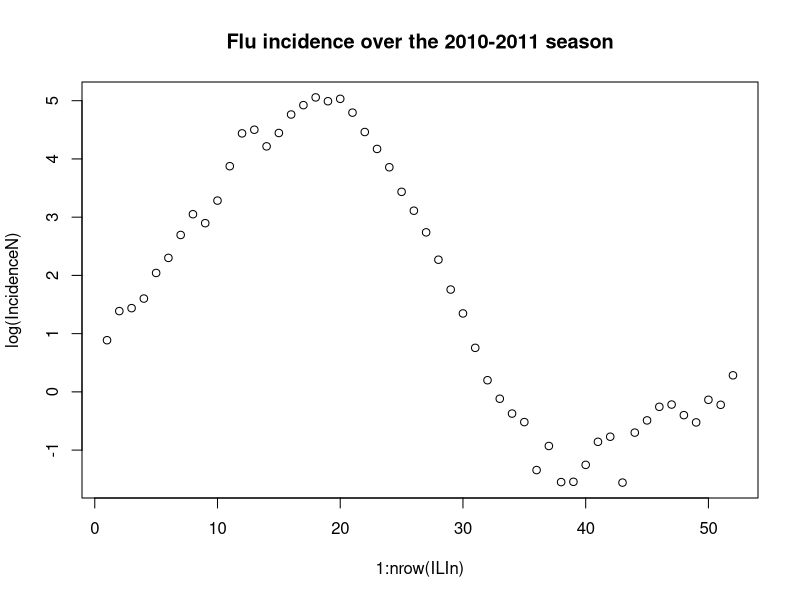
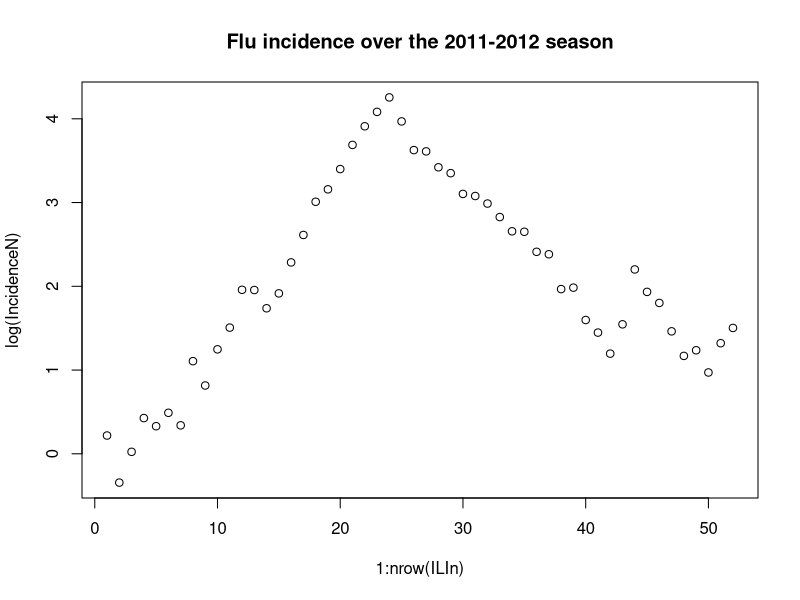
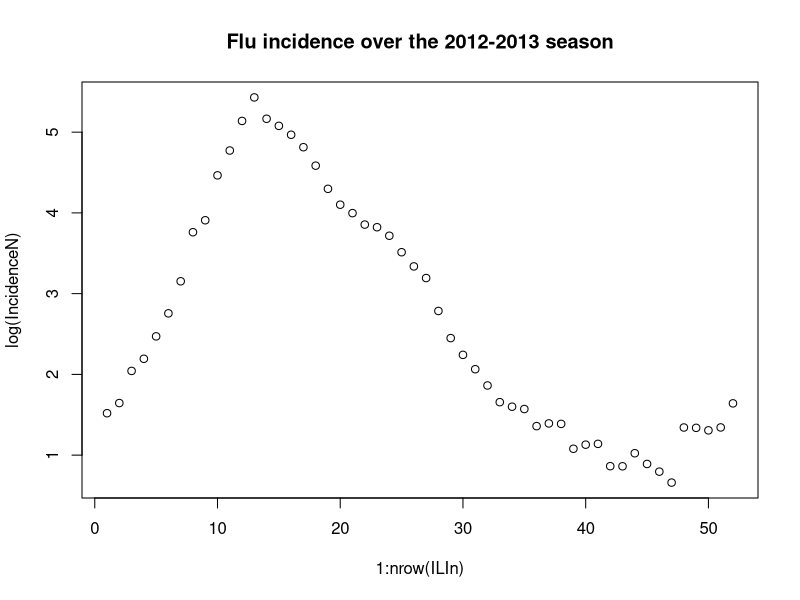
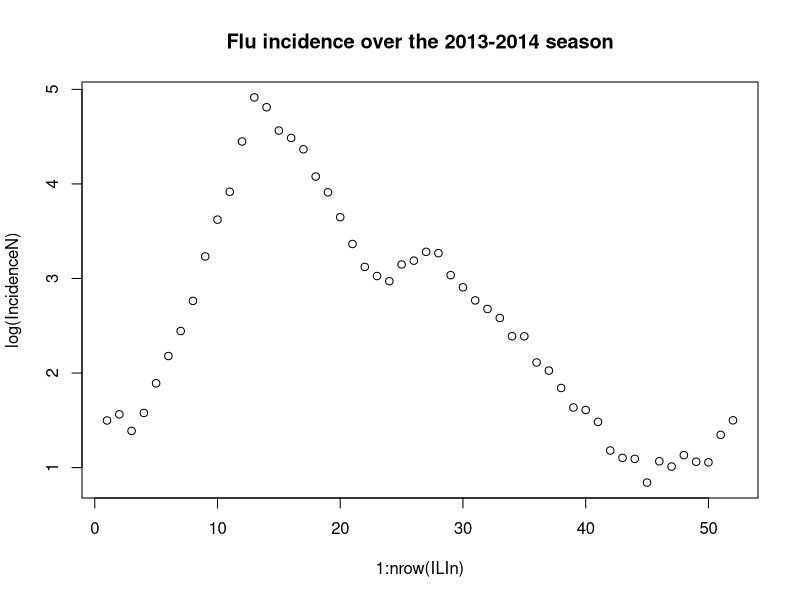
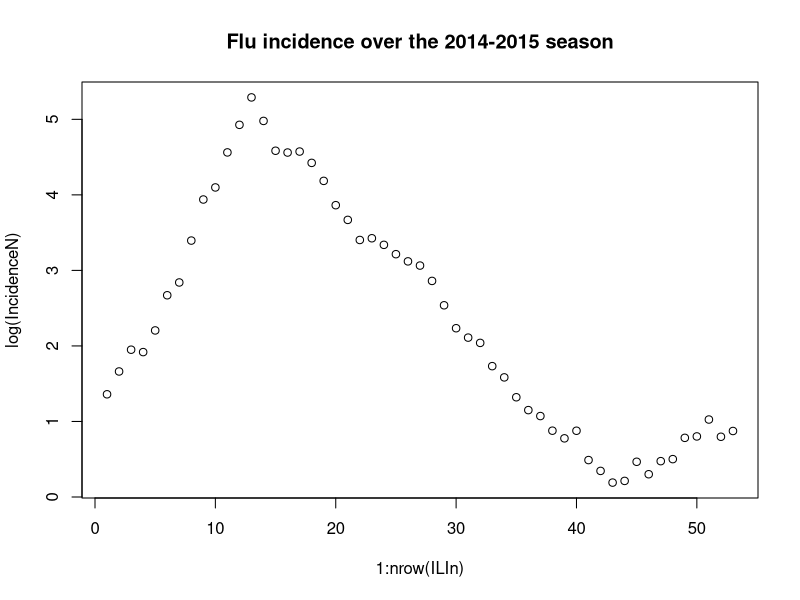
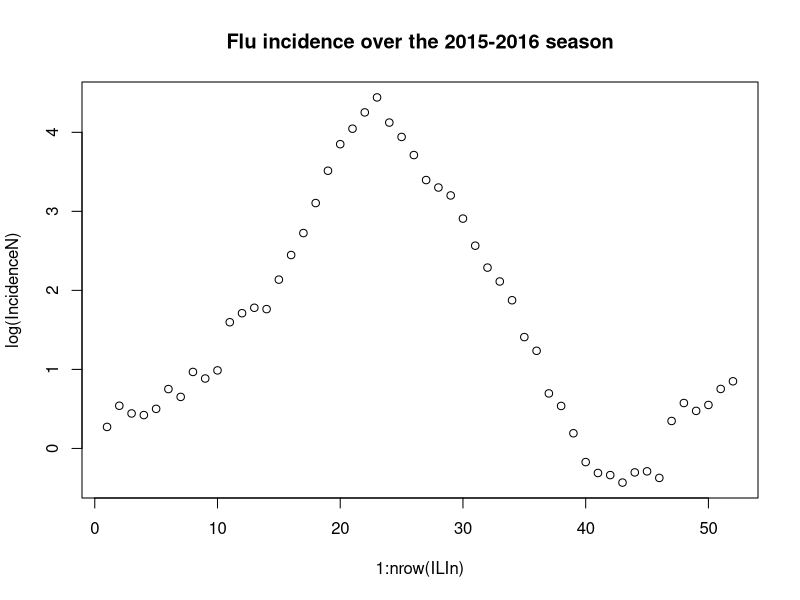
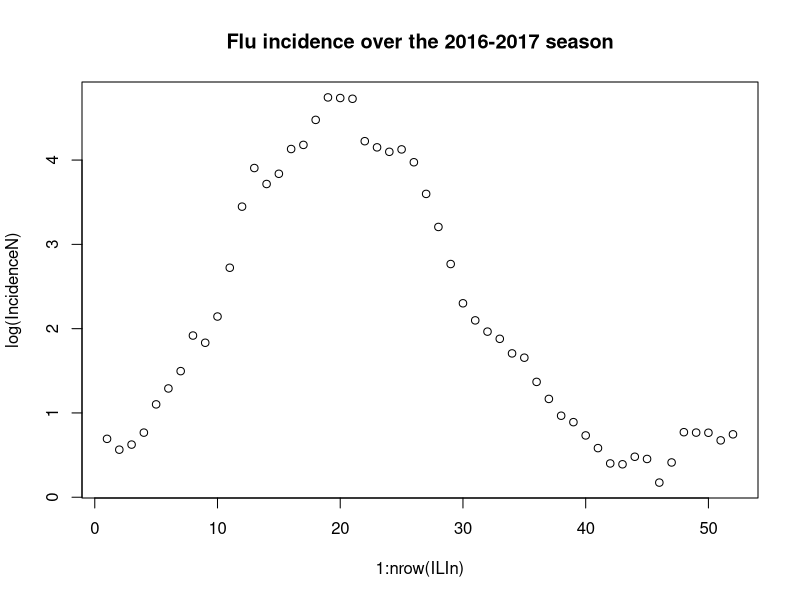
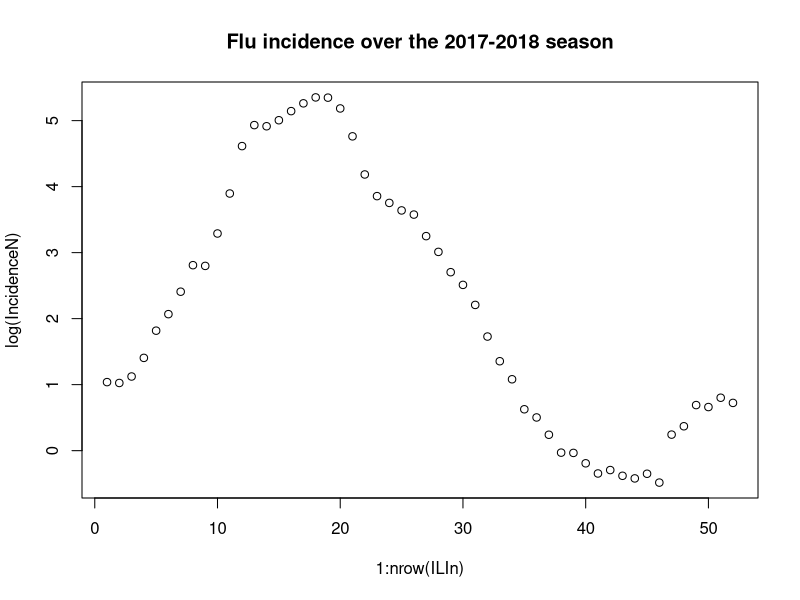

These charts were generated, in order, by the following R code:
# First, we import and plot week vs log of flu incidence at the national level 
# for all years available

# percent visits due to ILI
ILI <- read.csv("ILINetNat.csv", header=TRUE, skip = 1) 
# percent of flu tests positive post 2015
PercentPos1 <- read.csv("PercentPosNat(2016+).csv", header=TRUE, skip = 1) 
# percent of flu tests positive pre 2015
PercentPos2 <- read.csv("PercentPosNat(pre2016).csv", header=TRUE, skip = 1) 

# Note: we will call the 2014-2015 season the 2014 season, etc. 
# That is, the n season lasts from week 40 in year n to week 39 in year n+1

# plot data by year
for (n in 2010:2023) {
  ILIn <- ILI[(ILI$YEAR==n & ILI$WEEK>=40) | (ILI$YEAR==n+1) & ILI$WEEK<40,]
  if (n<2015) {
    PercentPosn <- PercentPos2[(PercentPos2$YEAR==n & PercentPos2$WEEK>=40) | (PercentPos2$YEAR==n+1) & PercentPos2$WEEK<40,]
  }
  else{
    PercentPosn <- PercentPos1[(PercentPos1$YEAR==n & PercentPos1$WEEK>=40) | (PercentPos1$YEAR==n+1) & PercentPos1$WEEK<40,]
  }
  IncidenceN <- ILIn$X.UNWEIGHTED.ILI*PercentPosn$PERCENT.POSITIVE
  plot(1:nrow(ILIn), log(IncidenceN) ,main = sprintf("Flu incidence over the %i-%i season", n,n+1))
}